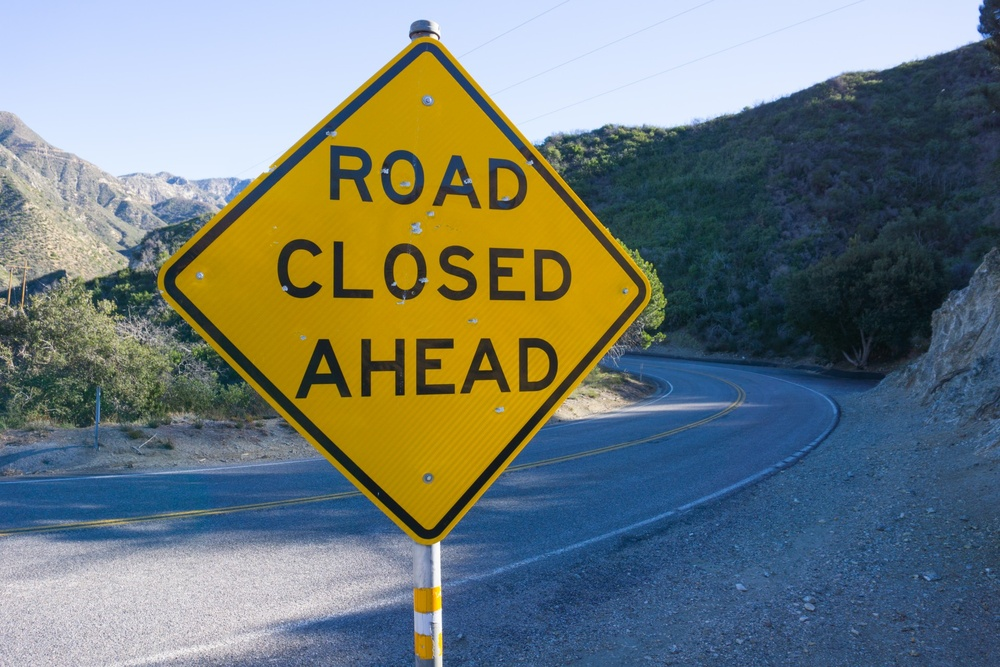
#> input picture data/test1.jpg, 1000 x 667 px, shrunk from 1920 x 1280 before the run, found by its file name; its folder holds only this picture in this run
$ python main.py
#> lines starting #> are read from the running program, lines starting #| are printed output that depends on the picture; after the words box and inside, x2 and y2 are one past the last pixel; in counts of white or black regions, pixels touching at a corner belong together
from PIL import Image
import cv2
import numpy as np
from matplotlib import pyplot as plt
import pytesseract
import os


# ----------------------------------------------DISPLAY---------------------------------------------
# [47 lines left out: functions display, getSkewAngle, rotateImage, not called in this run]


def deskew(cvImage):
    angle = getSkewAngle(cvImage)
    return rotateImage(cvImage, -1.0 * angle)


# ------------------------------------------------------------------

def invert(image):
    return cv2.bitwise_not(image)


def grayscale(image):
    return cv2.cvtColor(image, cv2.COLOR_BGR2GRAY)


def binarize(image):
    _, binarized = cv2.threshold(image, 127, 255, cv2.THRESH_BINARY)
    return binarized


def denoise(image):
    kernel = np.ones((3, 3), np.uint8)          # fixed: was (1,1) — no-op
    image = cv2.dilate(image, kernel, iterations=1)
    kernel = np.ones((3, 3), np.uint8)
    image = cv2.erode(image, kernel, iterations=1)
    image = cv2.morphologyEx(image, cv2.MORPH_CLOSE, kernel)
    image = cv2.medianBlur(image, 3)
    return image


def dilation_and_erosion(image):
    image = cv2.bitwise_not(image)
    kernel = np.ones((2, 2), np.uint8)
    image = cv2.erode(image, kernel, iterations=1)  # fixed: was iterations=0 — no-op
    image = cv2.bitwise_not(image)
    return image


# ------------------------------------------------------------------

def _ocr(cv_image):
    """Run OCR on a cv2/numpy image without a disk round-trip."""
    pil_image = Image.fromarray(cv_image)
    return pytesseract.image_to_string(pil_image)


def run_pipeline(image):
    """Run all preprocessing steps and return {label: ocr_text}."""
    gray = grayscale(image)
    bw = binarize(gray)

    steps = {
        "Inverted":            invert(image),
        "Grayscaled":          gray,
        "Binarized":           bw,
        "Denoised":            denoise(bw),
        "Dilation & Erosion":  dilation_and_erosion(image),
    }

    return {label: _ocr(img) for label, img in steps.items()}


# ------------------------MAIN---------------------------------

if __name__ == "__main__":
    filename = input("Enter the name of the file: ")
#> the answer given: data/test1.jpg
    child_dir = "data"
    full_path = os.path.join(os.getcwd(), child_dir, filename)

    image = cv2.imread(full_path)
#> image is the input picture: shape (667, 1000, 3); mean B, G, R 119.1, 123.5, 113.6
    if image is None:
        print(f"Error: could not load '{full_path}'")
        exit(1)

    os.makedirs("temp", exist_ok=True)

    print("\n--- Original image ---")
    for label, text in run_pipeline(image).items():
#> in run_pipeline, `gray = grayscale(image)`:
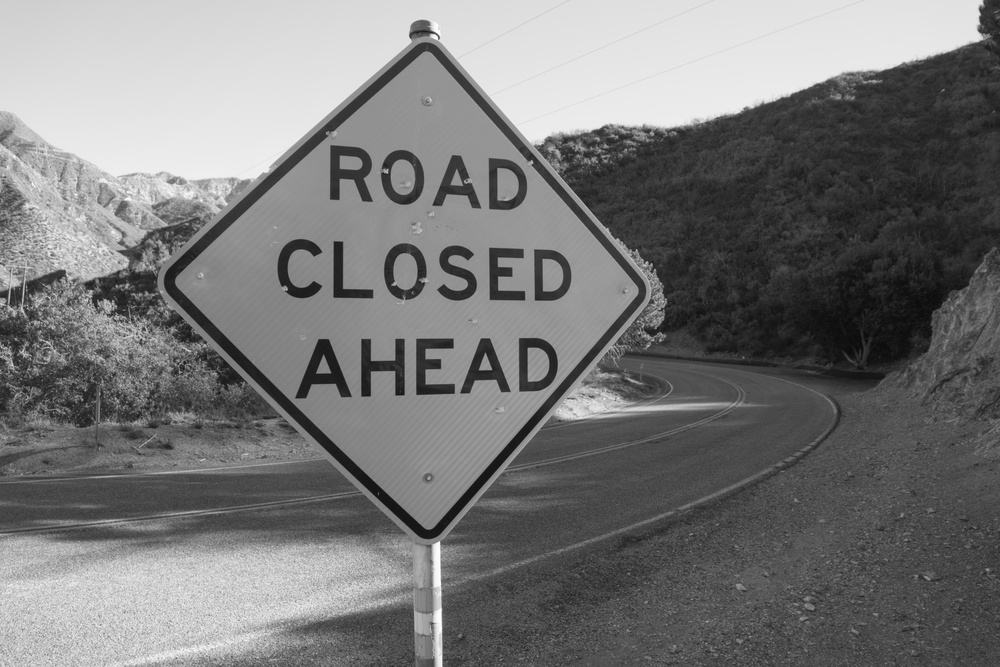
#> gray: shape (667, 1000); min 9, max 255, mean 120
#> in binarize, `_, binarized = cv2.threshold(image, 127, 255, cv2.THRESH_BINARY)`:
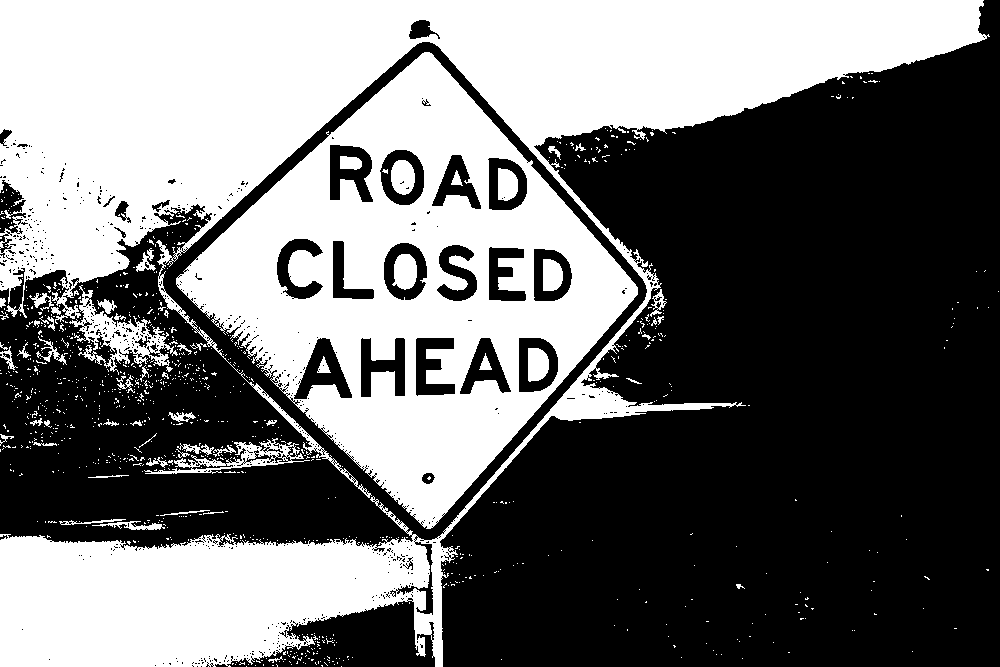
#> binarized: shape (667, 1000); 44.2% white; 987 white regions (927 under 20 px), largest, box (x1, y1, x2, y2) and area: (0, 0, 990, 667) 190000, (176, 52, 638, 529) 91050, (69, 285, 178, 375) 2816
#> in denoise, `kernel = np.ones((3, 3), np.uint8)`: kernel = [[1, 1, 1], [1, 1, 1], [1, 1, 1]]
#> in denoise, `image = cv2.dilate(image, kernel, iterations=1)`:
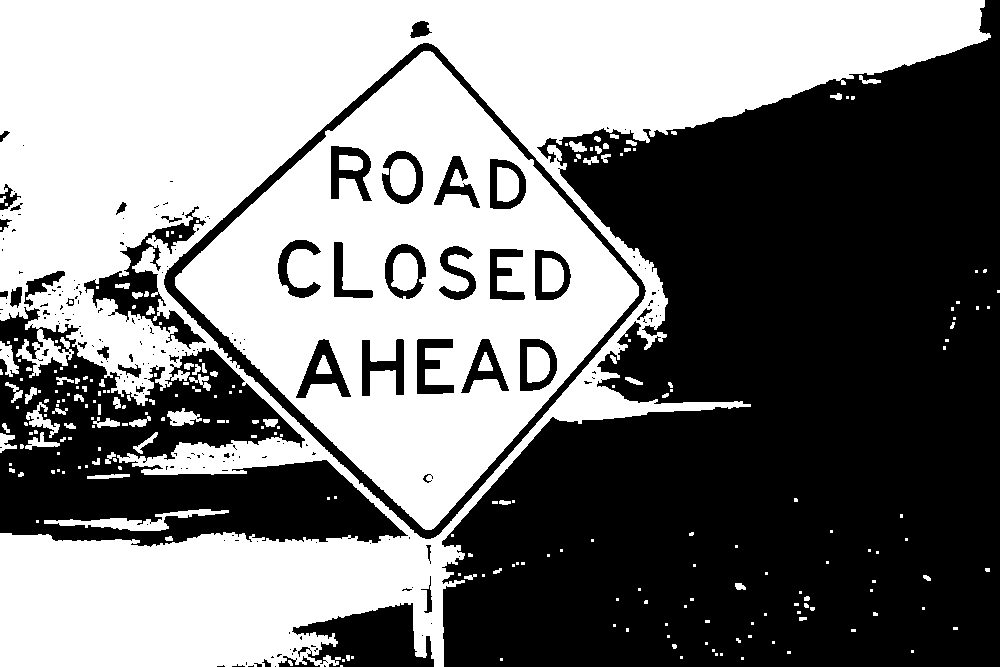
#> image: shape (667, 1000); 49.3% white; 240 white regions (156 under 20 px), largest, box (x1, y1, x2, y2) and area: (0, 0, 991, 667) 218735, (175, 51, 639, 530) 97789, (44, 509, 229, 531) 1320
#> in denoise, `image = cv2.erode(image, kernel, iterations=1)`:
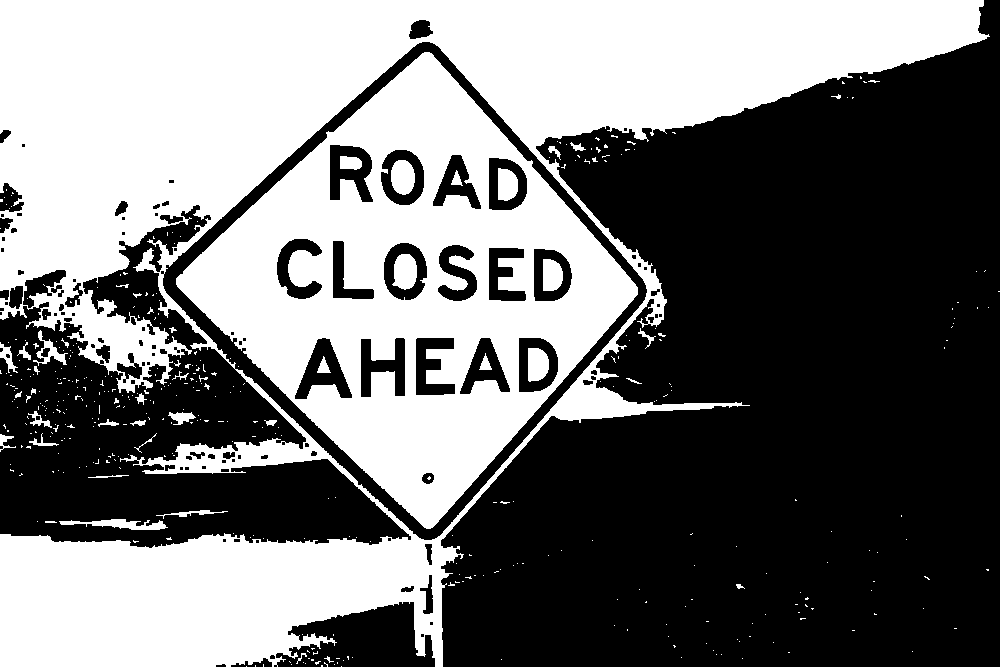
#> image: shape (667, 1000); 45.7% white; 422 white regions (378 under 20 px), largest, box (x1, y1, x2, y2) and area: (0, 0, 990, 667) 204653, (176, 52, 638, 529) 92042, (392, 254, 417, 290) 700
#> in dilation_and_erosion, `kernel = np.ones((2, 2), np.uint8)`: kernel = [[1, 1], [1, 1]]
#> (the run stopped early here; a loop or call above may not have finished)

$ run again, on data/test13.jpg
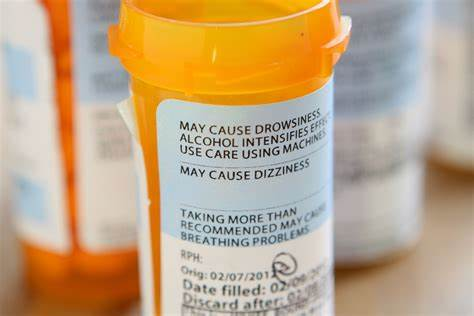
#> input picture data/test13.jpg, 474 x 316 px, found by its file name
#> image is the input picture: shape (316, 474, 3); mean B, G, R 134.2, 166.8, 191.6
#> in binarize, `_, binarized = cv2.threshold(image, 127, 255, cv2.THRESH_BINARY)`:
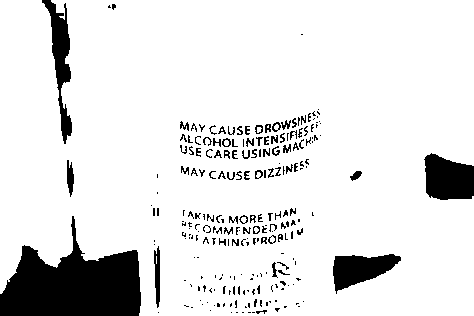
#> binarized: shape (316, 474); 88.7% white; 231 black regions (147 under 20 px), largest, box (x1, y1, x2, y2) and area: (0, 216, 141, 316) 8091, (424, 153, 474, 200) 1859, (42, 0, 72, 144) 1565
#> in denoise, `kernel = np.ones((3, 3), np.uint8)`: kernel = [[1, 1, 1], [1, 1, 1], [1, 1, 1]]
#> in denoise, `image = cv2.erode(image, kernel, iterations=1)`:
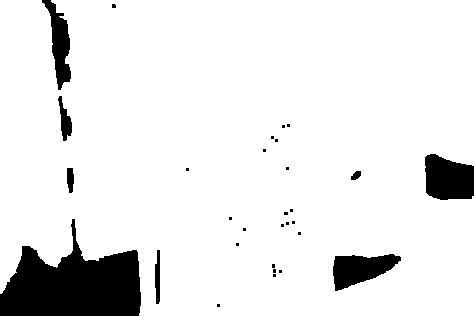
#> image: shape (316, 474); 90.9% white; 30 black regions (22 under 20 px), largest, box (x1, y1, x2, y2) and area: (0, 219, 141, 316) 8073, (425, 154, 474, 200) 1854, (333, 254, 401, 291) 1543
#> in dilation_and_erosion, `kernel = np.ones((2, 2), np.uint8)`: kernel = [[1, 1], [1, 1]]

$ run again, on data/test14.jpg
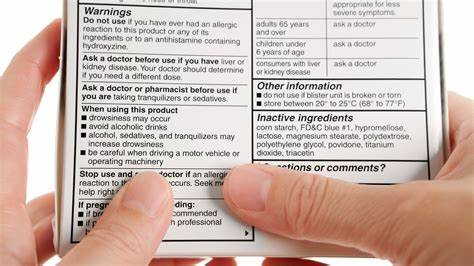
#> input picture data/test14.jpg, 474 x 266 px, found by its file name
#> image is the input picture: shape (266, 474, 3); mean B, G, R 176, 184.5, 205.4
#> in binarize, `_, binarized = cv2.threshold(image, 127, 255, cv2.THRESH_BINARY)`:
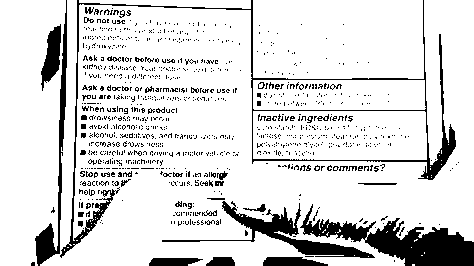
#> binarized: shape (266, 474); 85.8% white; 1099 black regions (1044 under 20 px), largest, box (x1, y1, x2, y2) and area: (300, 204, 474, 266) 4056, (60, 0, 456, 258) 3272, (162, 201, 375, 258) 2166
#> in denoise, `kernel = np.ones((3, 3), np.uint8)`: kernel = [[1, 1, 1], [1, 1, 1], [1, 1, 1]]
#> in denoise, `image = cv2.erode(image, kernel, iterations=1)`:
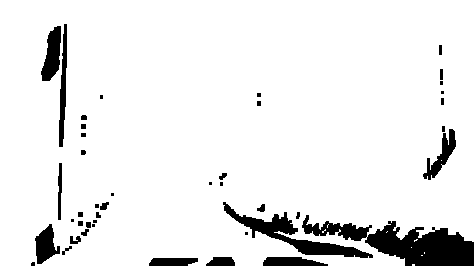
#> image: shape (266, 474); 92% white; 43 black regions (14 under 20 px), largest, box (x1, y1, x2, y2) and area: (302, 215, 474, 266) 3861, (223, 202, 373, 258) 1835, (41, 26, 61, 81) 699
#> in dilation_and_erosion, `kernel = np.ones((2, 2), np.uint8)`: kernel = [[1, 1], [1, 1]]

$ run again, on data/test15.jpg
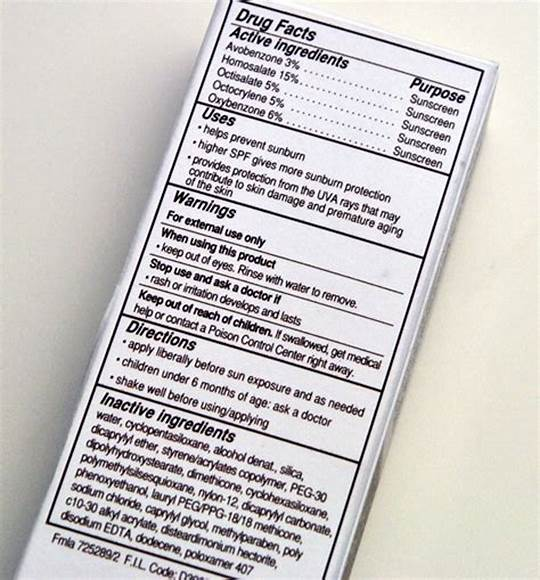
#> input picture data/test15.jpg, 540 x 580 px, found by its file name
#> image is the input picture: shape (580, 540, 3); mean B, G, R 198.2, 198.8, 202.6
#> in binarize, `_, binarized = cv2.threshold(image, 127, 255, cv2.THRESH_BINARY)`:
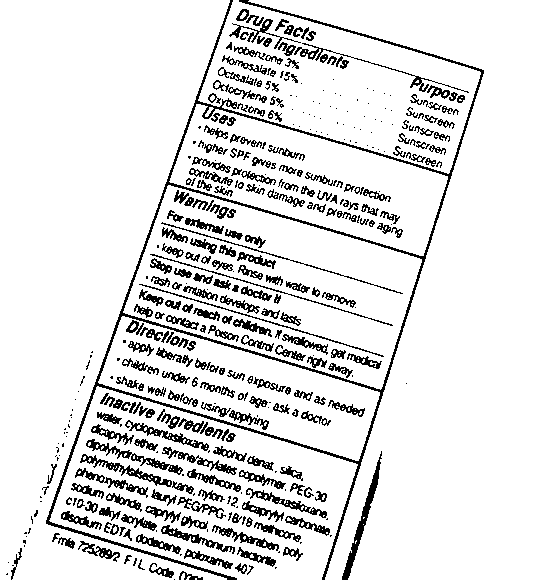
#> binarized: shape (580, 540); 88.3% white; black in thin lines or dots, all inside (x1, y1, x2, y2) = (6, 0, 484, 580)
#> in denoise, `kernel = np.ones((3, 3), np.uint8)`: kernel = [[1, 1, 1], [1, 1, 1], [1, 1, 1]]
#> in denoise, `image = cv2.erode(image, kernel, iterations=1)`:
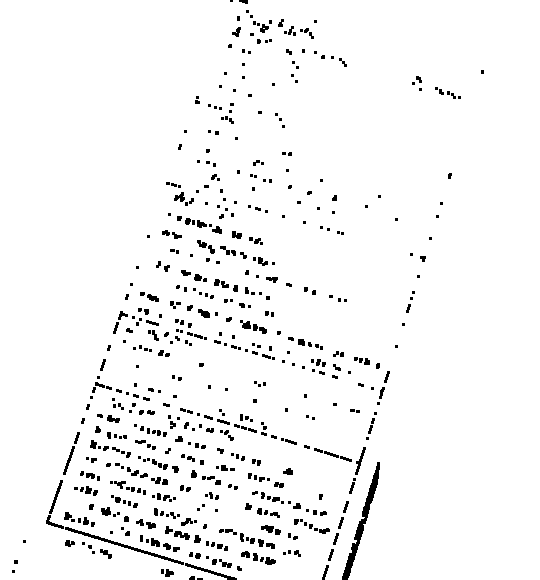
#> image: shape (580, 540); 96% white; 567 black regions (369 under 20 px), largest, box (x1, y1, x2, y2) and area: (342, 462, 380, 580) 726, (65, 527, 184, 565) 368, (185, 563, 237, 580) 159
#> in dilation_and_erosion, `kernel = np.ones((2, 2), np.uint8)`: kernel = [[1, 1], [1, 1]]
